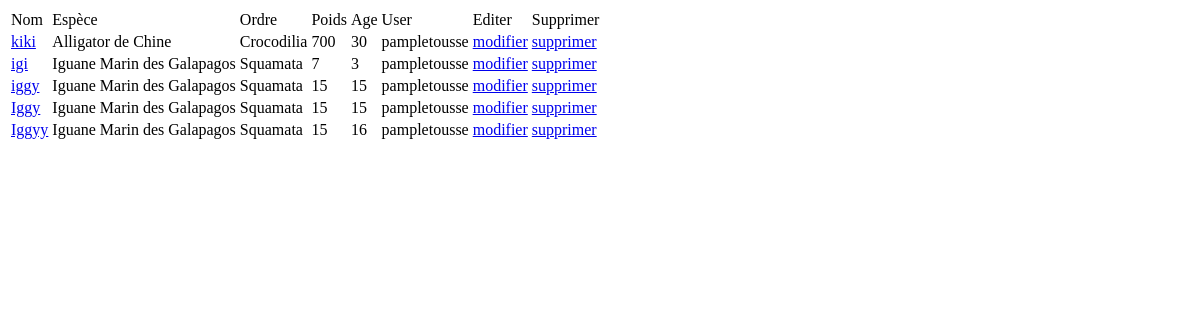
The app's page /liste/, older data.
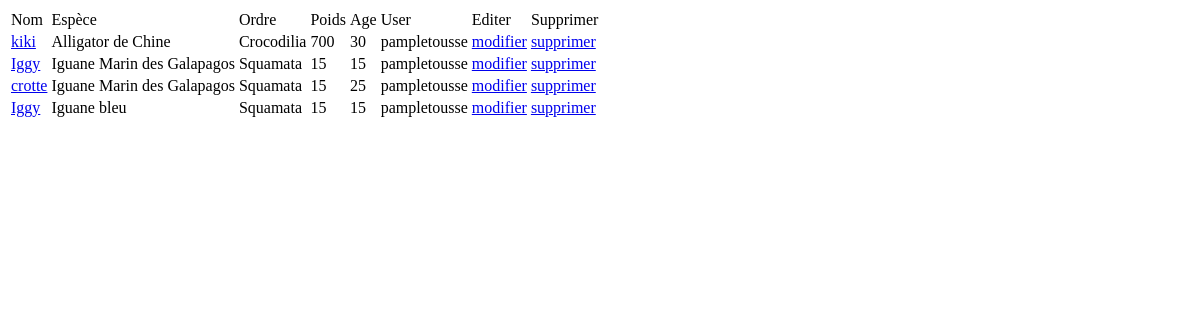
The same page, newer data.
### reptiles_app/models.py (models this page shows)
class Reptile(models.Model):
    nom = models.CharField(max_length=100)
    nomEspece = models.CharField(max_length=200)
    ordre = models.CharField(max_length=200)
    age = models.PositiveIntegerField(default=0)
    poids = models.PositiveIntegerField()
    user = models.ForeignKey(User,on_delete=models.CASCADE)

### reptiles_app/views.py (the view)
# urls.py: path('liste/',views.liste,name='liste'),
def liste(request):
    template = loader.get_template("reptiles/liste.html")
    reptiles = Reptile.objects.all()
    context = {"reptiles":reptiles}
    return HttpResponse(template.render(context,request))

### reptiles_app/templates/reptiles/liste.html
{% extends "reptiles/layout.html" %}
{% block content %}
<table>
    <thead>
        <tr>
            <td>Nom</td>
            <td>Espèce</td>
            <td>Ordre</td>
            <td>Poids</td>
            <td>Age</td>
            <td>User</td>
            <td>Editer</td>
            <td>Supprimer</td>
        </tr>
    </thead>
    <tbody>
        {% for reptile in reptiles %}
        <tr>
            <td><a href="{% url 'detail' reptile.pk %}">{{reptile.nom}}</a></td>
            <td>{{reptile.nomEspece}}</td>
            <td>{{reptile.ordre}}</td>
            <td>{{reptile.poids}}</td>
            <td>{{reptile.age}}</td>
            <td>{{reptile.user}}</td>
            <td><a href="{% url 'update' reptile.pk %}">modifier</a></td>
            <td><a href="{% url 'delete' reptile.pk %}">supprimer</a></td>
        </tr>
        {% endfor %}
    </tbody>
</table>
{% endblock %}

Row changes from the older to the newer data that the page shows:
removed Reptile: nom "igi", nomEspece "Iguane Marin des Galapagos", ordre "Squamata", poids "7", age "3", user "pampletousse"
removed Reptile: nom "iggy", nomEspece "Iguane Marin des Galapagos", ordre "Squamata", poids "15", age "15", user "pampletousse"
changed Reptile: nom "Iggyy" → "crotte"; age "16" → "25"
added Reptile: nom "Iggy", nomEspece "Iguane bleu", ordre "Squamata", poids "15", age "15", user "pampletousse"
